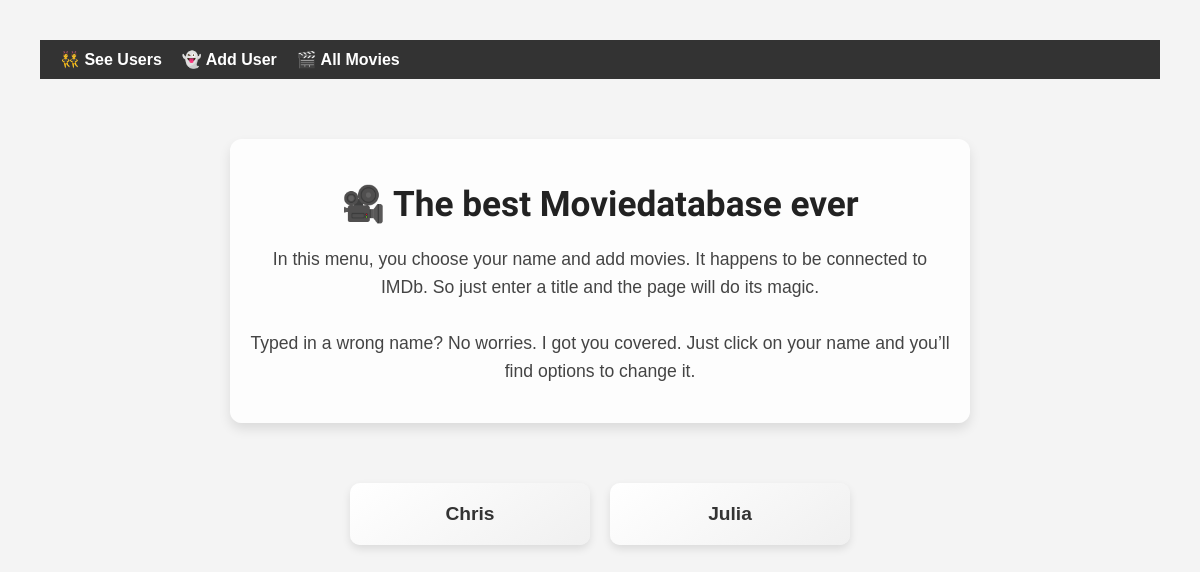
/users, run on an earlier commit of the app's database.
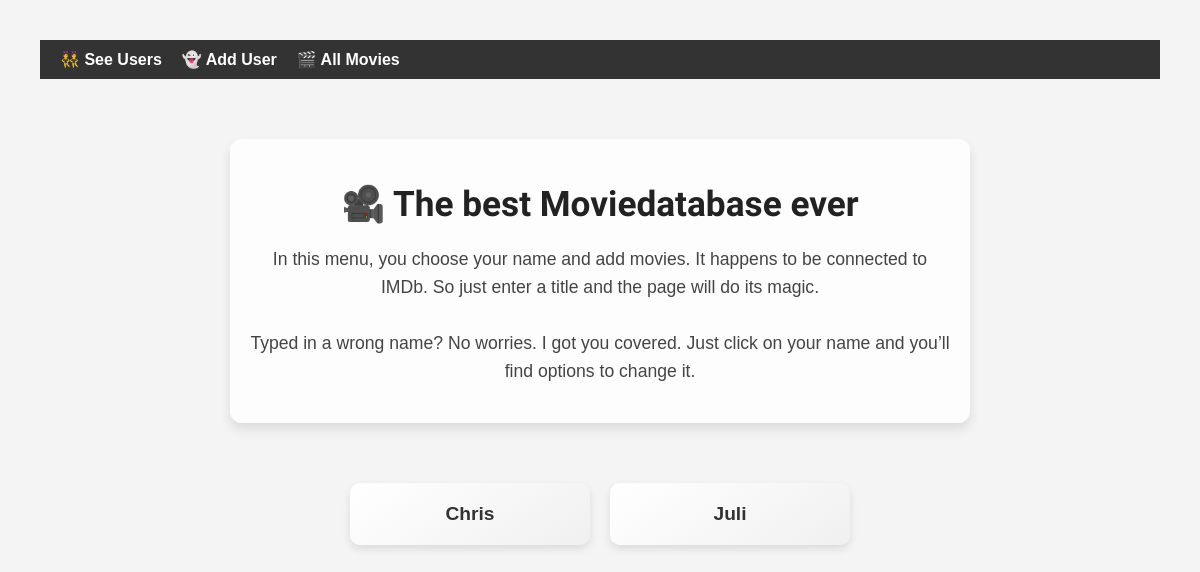
And on a later commit of the database.
### models.py (models this page shows, shortened)
class User(db.Model):
    __tablename__ = 'users'
    user_id = db.Column(db.Integer, primary_key=True)
    user_name = db.Column(db.String)
    movies = db.relationship('Movie', backref='user', cascade='all, delete', lazy=True)

### app.py (the view)
@app.route('/users')
def list_users():
    users = data_manager.get_all_users()
    return render_template('users.html', users=users)

### datamanager.py (called while the page is built)
    def get_all_users(self):
        return User.query.all()

### templates/users.html (shortened to what this page needs)
{% extends "base.html" %}
{% block content %}
<div class="intro">
    <h1>🎥 The best Moviedatabase ever</h1>
    <p>
        In this menu, you choose your name and add movies. It happens to be connected to IMDb.
        So just enter a title and the page will do its magic. <br><br>
        Typed in a wrong name? No worries. I got you covered. Just click on your name and you’ll find options to change it.
    </p>
</div>
<div class="user-list">
    {% for user in users %}
        <div class="user-card">
            <a href="{{ url_for('list_user_movies', user_id=user.user_id) }}">{{ user.user_name }}</a>
        </div>
    {% else %}
        <p>No users found.</p>
    {% endfor %}
</div>
{% endblock %}

What changed in the data, as far as the page shows it:
changed User: user_name "Julia" → "Juli"
